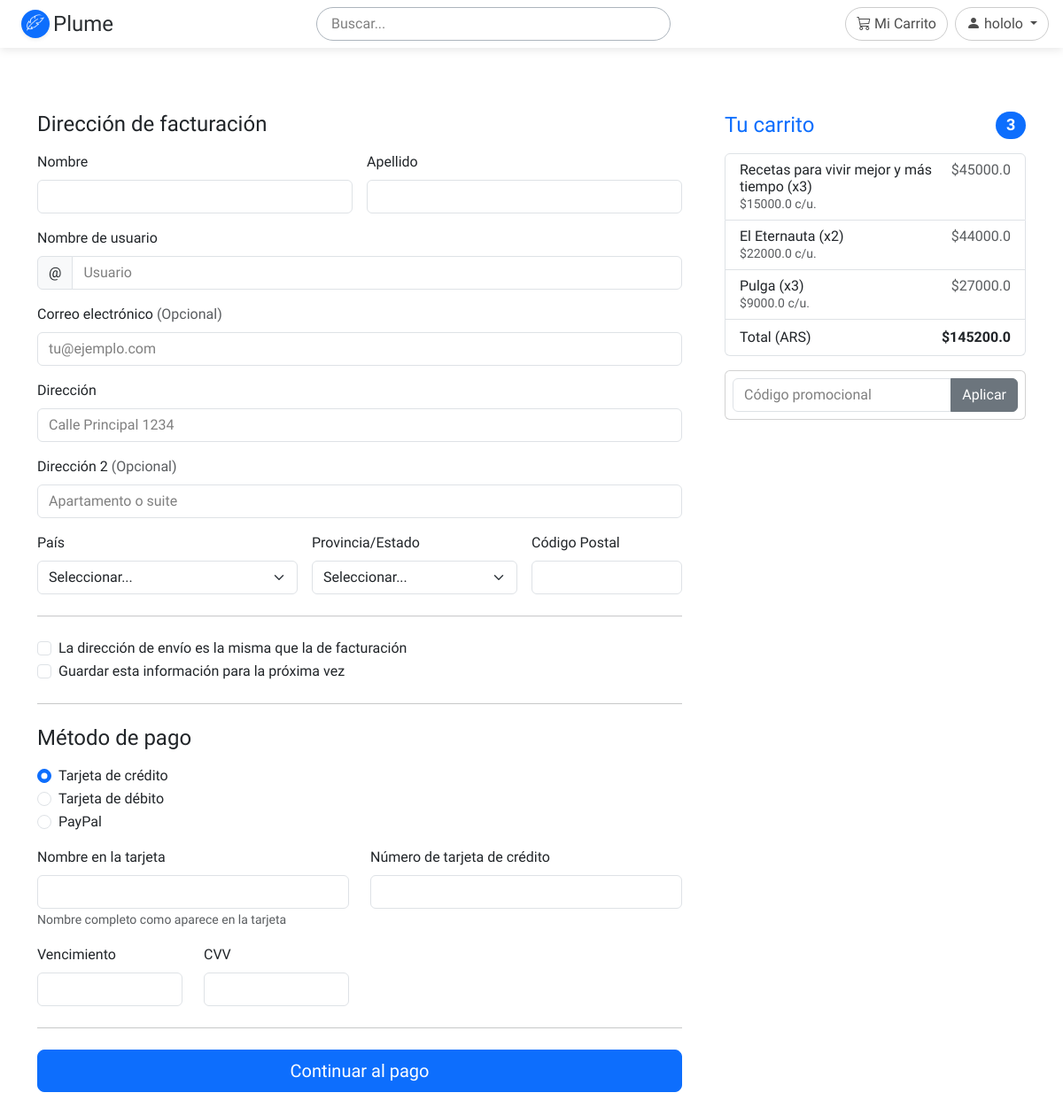
/checkout (signed in), run on the app's committed database.
### app/models/models.py (models this page shows, shortened)
class User(UserMixin, database.Model):
    __tablename__ = 'users'
    id = database.Column(database.Integer, primary_key=True)
    name = database.Column(database.String(100), nullable=False)
    password_hash = database.Column(database.String(255), nullable=False)
    email = database.Column(database.String(50), nullable=False, unique=True)
    type = database.Column(database.String(50), nullable=False, default='user') # writer, editor, user
    created_at = database.Column(database.DateTime, default=database.func.now())

class CartItem(database.Model):
    __tablename__ = 'cart_items'
    id = database.Column(database.Integer, primary_key=True)
    cart_id = database.Column(database.Integer, database.ForeignKey('carts.id'), nullable=False)
    book_id = database.Column(database.Integer, database.ForeignKey('books.id'), nullable=False)
    quantity = database.Column(database.Integer, default=1, nullable=False)
    price = database.Column(database.Float, nullable=False)  # Guardar precio en el momento de agregar
    created_at = database.Column(database.DateTime, default=database.func.now())
    book = database.relationship('Book', backref='cart_items')
    @property
    def subtotal(self):
        return self.price * self.quantity

class Book(database.Model):
    __tablename__ = 'books'
    id = database.Column(database.Integer, primary_key=True)
    title = database.Column(database.String(100), nullable=False, default='Libro')
    description = database.Column(database.Text, nullable=True)
    genre = database.Column(database.String(20), nullable=False)
    pages = database.Column(database.Integer, nullable=True)
    price = database.Column(database.Float, default=15000.0)
    cover_url = database.Column(database.String(200), nullable=True)
    status = database.Column(database.String(50), default='pendiente')  # pendiente, revision, aprobado, publicado, rechazado
    published_books = database.Column(database.Integer, nullable=True)
    profit_percentage = database.Column(database.Double, nullable=True)
    author_id = database.Column(database.Integer, database.ForeignKey('users.id'))
    author = database.relationship('User', backref='books')
    publish_date = database.Column(database.DateTime, default=database.func.now())
    last_update = database.Column(database.DateTime, default=database.func.now(), onupdate=database.func.now())

### app/blueprints/shop/routes.py (the view)
@shop.route("/checkout")
@login_required
def checkout():
    cart = get_or_create_cart()
    if not cart.items:
        flash('Tu carrito está vacío', 'warning')
        return redirect(url_for('shop.index'))
    return render_template(
        'shop/checkout.html',
        cart = cart
    )

### app/blueprints/shop/routes.py (called while the page is built)
def get_or_create_cart():
    if current_user.is_authenticated:
        cart = Cart.query.filter_by(user_id=current_user.id).first()
        if not cart:
            cart = Cart(user_id=current_user.id)
            database.session.add(cart)
            database.session.commit()
    return cart

### app/models/models.py (called while the page is built)
    @property
    def subtotal(self):
        return sum(item.subtotal for item in self.items)

    @property
    def total(self):
        return self.subtotal * 1.21  # Con IVA del 21%

### app/templates/shop/checkout.html (shortened to what this page needs)
{% extends 'base.html' %}
{% block content %}
<div class="container py-5">
    <main>
        <div class="row g-5">
            <div class="col-md-5 col-lg-4 order-md-last">
                <h4 class="d-flex justify-content-between align-items-center mb-3">
                    <span class="text-primary">Tu carrito</span>
                    <span class="badge bg-primary rounded-pill">{{ cart.items | length }}</span>
                </h4>
                <ul class="list-group mb-3">
                    {% for item in cart.items %}
                        <li class="list-group-item d-flex justify-content-between lh-sm">
                            <div>
                                <h6 class="my-0">{{ item.book.title }} (x{{ item.quantity }})</h6>
                                <small class="text-body-secondary">${{ item.book.price }} c/u.</small>
                            </div>
                            <span class="text-body-secondary">${{ item.book.price * item.quantity }} </span>
                        </li>
                    {% endfor %}
                    <li class="list-group-item d-flex justify-content-between">
                        <span>Total (ARS)</span>
                        <strong>${{ cart.total }}</strong>
                    </li>
                </ul>
                <form class="card p-2">
                    <div class="input-group">
                        <input type="text" class="form-control" placeholder="Código promocional">
                        <button type="submit" class="btn btn-secondary">Aplicar</button>
                    </div>
                </form>
            </div>
            <div class="col-md-7 col-lg-8">
                <h4 class="mb-3">Dirección de facturación</h4>
                <form class="needs-validation" novalidate="">
                    <div class="row g-3">
                        <div class="col-sm-6">
                            <label for="firstName" class="form-label">Nombre</label>
                            <input type="text" class="form-control" id="firstName" placeholder="" value="" required="">
                        </div>
                        <div class="col-sm-6">
                            <label for="lastName" class="form-label">Apellido</label>
                            <input type="text" class="form-control" id="lastName" placeholder="" value="" required="">
                        </div>
                        <div class="col-12">
                            <label for="username" class="form-label">Nombre de usuario</label>
                            <div class="input-group has-validation">
                                <span class="input-group-text">@</span>
                                <input type="text" class="form-control" id="username" placeholder="Usuario" required="">
                            </div>
                        </div>
                        <div class="col-12">
                            <label for="email" class="form-label">Correo electrónico
                                <span class="text-body-secondary">(Opcional)</span>
                            </label>
                            <input type="email" class="form-control" id="email" placeholder="tu@ejemplo.com">
                        </div>
                        <div class="col-12">
                            <label for="address" class="form-label">Dirección</label>
                            <input type="text" class="form-control" id="address" placeholder="Calle Principal 1234" required="">
                        </div>
                        <div class="col-12">
                            <label for="address2" class="form-label">Dirección 2
                                <span class="text-body-secondary">(Opcional)</span>
                            </label>
                            <input type="text" class="form-control" id="address2" placeholder="Apartamento o suite">
                        </div>
                        <div class="col-md-5">
                            <label for="country" class="form-label">País</label>
                            <select class="form-select" id="country" required="">
                                <option value="">Seleccionar...</option>
                            </select>
                        </div>
                        <div class="col-md-4">
                            <label for="state" class="form-label">Provincia/Estado</label>
                            <select class="form-select" id="state" required="">
                                <option value="">Seleccionar...</option>
                            </select>
                        </div>
                        <div class="col-md-3">
                            <label for="zip" class="form-label">Código Postal</label>
                            <input type="text" class="form-control" id="zip" placeholder="" required="">
                        </div>
                    </div>
                    <hr class="my-4">
                    <div class="form-check">
                        <input type="checkbox" class="form-check-input" id="same-address">
                        <label class="form-check-label" for="same-address">
                            La dirección de envío es la misma que la de facturación
                        </label>
                    </div>
                    <div class="form-check">
                        <input type="checkbox" class="form-check-input" id="save-info">
                        <label class="form-check-label" for="save-info">
                            Guardar esta información para la próxima vez
                        </label>
                    </div>
                    <hr class="my-4">
                    <h4 class="mb-3">Método de pago</h4>
                    <div class="my-3">
                        <div class="form-check">
                            <input id="credit" name="paymentMethod" type="radio" class="form-check-input" checked="" required="">
                            <label class="form-check-label" for="credit">Tarjeta de crédito</label>
                        </div>
                        <div class="form-check">
                            <input id="debit" name="paymentMethod" type="radio" class="form-check-input" required="">
                            <label class="form-check-label" for="debit">Tarjeta de débito</label>
                        </div>
                        <div class="form-check">
                            <input id="paypal" name="paymentMethod" type="radio" class="form-check-input" required="">
                            <label class="form-check-label" for="paypal">PayPal</label>
                        </div>
                    </div>
                    <div class="row gy-3">
                        <div class="col-md-6">
                            <label for="cc-name" class="form-label">Nombre en la tarjeta</label>
                            <input type="text" class="form-control" id="cc-name" placeholder="" required="">
                            <small class="text-body-secondary">Nombre completo como aparece en la tarjeta</small>
                        </div>
                        <div class="col-md-6">
                            <label for="cc-number" class="form-label">Número de tarjeta de crédito</label>
                            <input type="text" class="form-control" id="cc-number" placeholder="" required="">
                        </div>
                        <div class="col-md-3">
                            <label for="cc-expiration" class="form-label">Vencimiento</label>
                            <input type="text" class="form-control" id="cc-expiration" placeholder="" required="">
                        </div>
                        <div class="col-md-3">
                            <label for="cc-cvv" class="form-label">CVV</label>
                            <input type="text" class="form-control" id="cc-cvv" placeholder="" required="">
                        </div>
                    </div>
                    <hr class="my-4">
                    <button class="w-100 btn btn-primary btn-lg" type="submit">
                        Continuar al pago
                    </button>
                </form>
            </div>
        </div>
    </main>
</div>
{% endblock %}

### app/templates/components/header.html (shortened to what this page needs)
<header id="mainHeader" class="position-relative py-2 mb-1 px-3 bg-transparent" style="z-index: 9999;">
    <div class="d-flex align-items-center justify-content-between">
        <a href="/" class="d-flex align-items-center px-2 text-decoration-none rounded-pill">
            <div class="me-1">
                {% include 'components/plumeIcon.html' %}
            </div>
            <span class="fs-4 text-secondary-emphasis">Plume</span>
        </a>
        <div class="d-none d-lg-flex align-items-center flex-grow-1 justify-content-between ms-4">
            <form class="d-flex mx-auto flex-grow-1 justify-content-center" role="search"
                  action="" method="get" style="max-width: 400px;">
                <input class="form-control rounded-pill border border-dark-subtle bg-transparent px-3"
                       type="search"
                       placeholder="Buscar..."
                       aria-label="Search"
                       name="q">
            </form>
            <div class="d-flex align-items-center gap-2">
                {% if current_user.is_authenticated %}
                <a href="{{ url_for('shop.cart') }}" class="btn btn-outline-secondary rounded-pill">
                    <i class="bi bi-cart3"></i>
                    <span>Mi Carrito</span>
                </a>
                {% endif %}
                {% if current_user.is_authenticated %}
                <div class="dropdown">
                    <button class="btn btn-outline-secondary rounded-pill dropdown-toggle" type="button" id="userDropdown" data-bs-toggle="dropdown">
                        <i class="bi bi-person-fill"></i>
                        {{ current_user.name }}
                    </button>
                </div>
                {% else %}
                <a href="{{ url_for('auth.login') }}" class="btn btn-outline-secondary rounded-pill">
                    Iniciar Sesión
                </a>
                {% endif %}
            </div>
        </div>
    </div>
</header>

### app/static/css/custom.css (style rules this page uses)
:root { --bs-body-font-family: 'Lexend', sans-serif; }
body { font-family: 'Lexend', sans-serif !important; background: transparent !important; }
h1,h2,h3,h4,h5,h6, .display-1,.display-2,.display-3,.display-4 { font-family: 'Lexend', sans-serif !important; }

### app/templates/components/header.html (style rules this page uses)
#mainHeader { top: 0; z-index: 1000; box-shadow: 0 2px 10px rgba(0, 0, 0, 0.1); transition: background-color 0.3s ease, box-shadow 0.3s ease; }
.form-control::placeholder { color: rgba(0, 0, 0, 0.5); }
.btn-outline-secondary { border-color: rgba(0, 0, 0, 0.2); color: rgba(0, 0, 0, 0.7); transition: all 0.3s ease; }

### data on the page
User: name "hololo"
CartItem: book "Recetas para vivir mejor y más tiempo", quantity "3", book.price "15000.0", item.book.price*item.quantity "45000.0", total "145200.0"
CartItem: book "El Eternauta", quantity "2", book.price "22000.0", item.book.price*item.quantity "44000.0"
CartItem: book "Pulga", quantity "3", book.price "9000.0", item.book.price*item.quantity "27000.0"

### other printed values
{{ cart.items | length }} "3"
